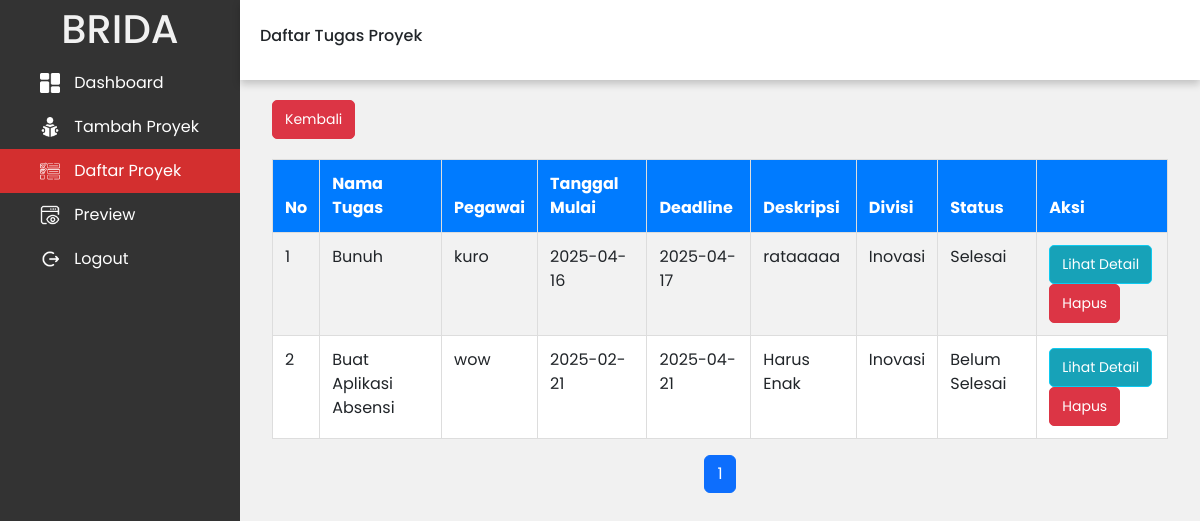
The app's page /admin/tugas.php?proyek_id=7 with its own data.
### tables this page shows
CREATE TABLE `tugas` (
  `id` int(11) NOT NULL,
  `proyek_id` int(11) NOT NULL,
  `nama_tugas` varchar(100) NOT NULL,
  `tanggal_mulai` varchar(50) NOT NULL,
  `divisi` varchar(99) NOT NULL,
  `deadline` varchar(100) NOT NULL,
  `deskripsi` varchar(255) NOT NULL,
  `status_tugas` enum('belum selesai','selesai') DEFAULT 'belum selesai',
  `status` enum('Selesai','Belum Selesai') DEFAULT 'Belum Selesai',
  `user_id` int(11) NOT NULL
);

CREATE TABLE `user` (
  `id` int(11) NOT NULL,
  `nama` varchar(255) NOT NULL,
  `profil` varchar(255) NOT NULL,
  `username` varchar(255) NOT NULL,
  `password` varchar(255) NOT NULL,
  `role` enum('Supervisor','admin','user') DEFAULT NULL,
  `divisi` varchar(255) NOT NULL
);

CREATE TABLE `proyek` (
  `id` int(11) NOT NULL,
  `nama` varchar(100) NOT NULL,
  `tanggal_mulai` varchar(50) NOT NULL,
  `divisi` varchar(100) NOT NULL,
  `deskripsi` varchar(255) DEFAULT NULL
);

CREATE TABLE `laporan` (
  `id` int(11) NOT NULL,
  `tugas_id` int(11) NOT NULL,
  `file_tugas` varchar(255) DEFAULT NULL,
  `status_pengerjaan` enum('Dalam Proses','Selesai') DEFAULT 'Dalam Proses',
  `komentar` text DEFAULT NULL,
  `tanggal_upload` datetime DEFAULT current_timestamp()
);

### admin/tugas.php (the view, shortened to what this page needs)
<?php
include '../koneksi.php';
$proyek_id = isset($_GET['proyek_id']) ? $_GET['proyek_id'] : '';
if (isset($_GET['status']) && $_GET['status'] == 'success'): ?>
<?php endif;
$per_halaman = 5;
$page = isset($_GET['page']) ? (int)$_GET['page'] : 1;
$mulai = ($page > 1) ? ($page * $per_halaman) - $per_halaman : 0;
$total_query = "SELECT COUNT(*) as total FROM tugas WHERE proyek_id = '$proyek_id'";
$total_result = $conn->query($total_query);
$total_row = $total_result->fetch_assoc();
$total = $total_row['total'];
$pages = ceil($total / $per_halaman);
$query = "SELECT tugas.*, proyek.divisi, laporan.id as laporan_id, user.nama as nama_user
          FROM tugas
          JOIN proyek ON tugas.proyek_id = proyek.id
          LEFT JOIN laporan ON tugas.id = laporan.tugas_id
          LEFT JOIN user ON tugas.user_id = user.id
          WHERE tugas.proyek_id = '$proyek_id'
          ORDER BY tugas.id DESC LIMIT $mulai, $per_halaman";
$result = $conn->query($query);
?>
<!DOCTYPE html>
<html lang="id">
<head>
    <link rel="stylesheet" href="https://cdn.jsdelivr.net/npm/bootstrap@5.3.0-alpha1/dist/css/bootstrap.min.css">
    <link href="https://cdn.jsdelivr.net/npm/sweetalert2@11.5.0/dist/sweetalert2.min.css" rel="stylesheet">
</head>
<body>
    <div class="side-menu">
        <div class="brand-name">
            <h1>BRIDA</h1>
        </div>
        <ul>
            <li><a href="dashboard_admin.php"><img src="../image/dashboard (2).png">&nbsp;<span>Dashboard</span></a></li>
            <li><a href="proyek.php"><img src="../image/reading-book (1).png">&nbsp;<span>Tambah Proyek</span></a></li>
            <li><a href="daftar_proyek.php" class="active"><img src="../image/planning.png">&nbsp;<span>Daftar Proyek</span></a></li>
            <li><a href="preview.php"><img src="../image/website(1).png">&nbsp;<span>Preview</span></a></li>
            <li><a href="../logout.php"><img src="../image/out.png">&nbsp;<span>Logout</span></a></li>
        </ul>
    </div>
    <div class="container">
        <div class="header">
            <div class="nav">
                <h2 class="navbar-brand">Daftar Tugas Proyek</h2>
            </div>
        </div>
        <div class="content">
            <a href="daftar_proyek.php" class="btn btn-danger">Kembali</a>
            <div class="table-responsive">
                <table class="table table-striped table-bordered">
                    <thead class="table-dark">
                        <tr>
                            <th>No</th>
                            <th>Nama Tugas</th>
                            <th>Pegawai</th>
                            <th>Tanggal Mulai</th>
                            <th>Deadline</th>
                            <th>Deskripsi</th>
                            <th>Divisi</th>
                            <th>Status</th>
                            <th>Aksi</th>
                        </tr>
                    </thead>
                    <tbody>
                        <?php
                        if ($result->num_rows > 0) {
                            $no = 1;
                            while ($row = $result->fetch_assoc()) {
                                $status_tugas = $row['laporan_id'] ? 'Selesai' : 'Belum Selesai';
                                $delete_url = "hapus_tugas.php?id=" . $row['id'] . "&proyek_id=" . $proyek_id;
                                echo "<tr>
                                        <td>{$no}</td>
                                        <td>{$row['nama_tugas']}</td>
                                        <td>{$row['nama_user']}</td>
                                        <td>{$row['tanggal_mulai']}</td>
                                        <td>{$row['deadline']}</td>
                                        <td>{$row['deskripsi']}</td>
                                        <td>{$row['divisi']}</td>
                                        <td>{$status_tugas}</td>
                                        <td>
                                            <a href='detail.php?id={$row['id']}' class='btn btn-info btn-sm'>Lihat Detail</a>
                                            <a href='{$delete_url}' class='btn btn-danger btn-sm' onclick='return confirm(\"Apakah Anda yakin ingin menghapus tugas ini?\");'>Hapus</a>
                                        </td>
                                    </tr>";
                                $no++;
                            }
                        } else {
                            echo "<tr><td colspan='9' class='text-center'>Tidak ada tugas untuk proyek ini</td></tr>";
                        }
                        ?>
                    </tbody>
                </table>
                <nav aria-label="Page navigation">
                    <ul class="pagination justify-content-center">
                        <?php for ($i = 1; $i <= $pages; $i++): ?>
                            <li class="page-item <?php echo ($i == $page) ? 'active' : ''; ?>">
                                <a class="page-link" href="tugas.php?proyek_id=<?php echo $proyek_id; ?>&page=<?php echo $i; ?>"><?php echo $i; ?></a>
                            </li>
                        <?php endfor; ?>
                    </ul>
                </nav>
            </div>
        </div>
    </div>
</body>
</html>

### admin/tugas.php (style rules this page uses)
* { margin: 0; padding: 0; box-sizing: border-box; font-family: 'Poppins', sans-serif; }
body { min-height: 100vh; }
a { text-decoration: none; }
li { list-style: none; }
h1 { color: #f1f1f1; }
h2 { color: #444; }
.side-menu { position: fixed; background: #333; width: 20vw; min-height: 100vh; display: flex; flex-direction: column; padding-top: 5px; }
.side-menu .brand-name { text-align: center; color: white; font-size: 22px; font-weight: bold; }
.side-menu li a { font-size: 16px; padding: 10px 40px; color: white; display: flex; align-items: center; }
.side-menu ul { padding: 0; }
.side-menu li a img { width: 20px; margin-right: 10px; }
.side-menu li a.active { background: #d32f2f; }
.container { position: absolute; right: 0; width: 80vw; height: 100vh; background: #f1f1f1; }
.header { position: fixed; top: 0; right: 0; width: 80vw; height: 10vh; background: white; display: flex; align-items: center; justify-content: space-between; padding: 0 20px; box-shadow: 0 4px 8px rgba(0, 0, 0, 0.2); z-index: 10; }
.content { margin-top: 10vh; padding: 20px; }
.table { width: 100%; border-collapse: collapse; margin-top: 20px; }
.table th, .table td { padding: 12px; border: 1px solid #ddd; text-align: left; }
.table th { background-color: #007bff; color: white; }
.table tr:nth-child(even) { background-color: #f2f2f2; }
.btn { padding: 8px 12px; border-radius: 5px; text-decoration: none; font-size: 14px; display: inline-block; transition: background 0.3s ease-in-out; }
.btn-info { background: #17a2b8; color: white; }
.btn-danger { background: #dc3545; color: white; }

### records on screen
tugas: nama_tugas "Bunuh", user.nama "kuro", tanggal_mulai "2025-04-16", deadline "2025-04-17", deskripsi "rataaaaa", proyek.divisi "Inovasi", laporan.id "Selesai"
tugas: nama_tugas "Buat Aplikasi Absensi", user.nama "wow", tanggal_mulai "2025-02-21", deadline "2025-04-21", deskripsi "Harus Enak", proyek.divisi "Inovasi", status_tugas "Belum Selesai"
